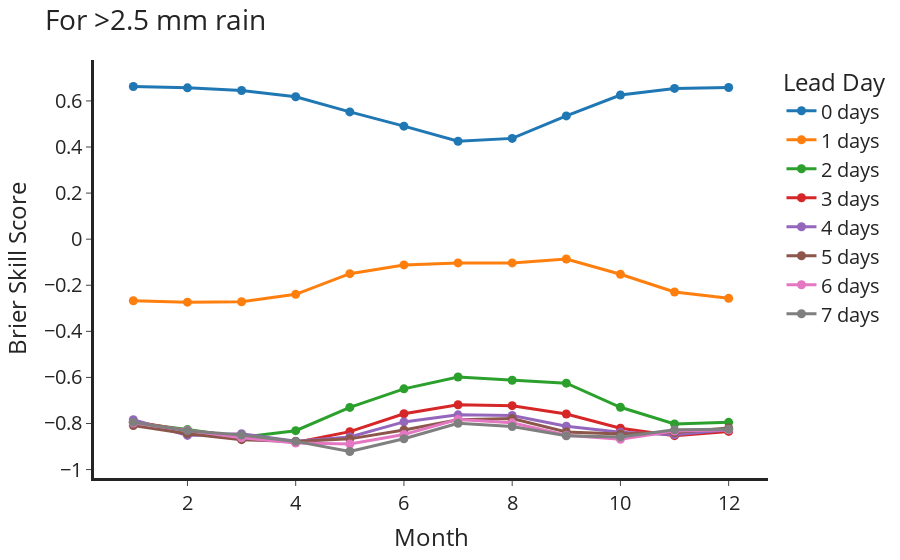

Notebook source saved alongside this figure:
### Code cell
fig = df['BSS 2.5 mm'].unstack('Lead Day').plot(template='simple_white')
fig.update_traces(line_width=3,marker_size=9,mode='markers+lines')
fig.update_layout(xaxis_linewidth=3,yaxis_linewidth=3,font_size=20,autosize=False,title='For >2.5 mm rain',yaxis_title='Brier Skill Score')
fig.write_image(f'{WORK}/rainproj/figures/2.5mm_rain_brier_skill_score.png')
fig.show()

### Figure 1 — Plotly figure (JSON) as saved in the notebook; plotly's stock layout.template omitted (floating-point values rounded to 4 significant figures)
{"data": [{"hovertemplate": "Lead Day=0 days<br>Month=%{x}<br>value=%{y}<extra></extra>", "legendgroup": "0 days", "line": {"color": "#1F77B4", "dash": "solid", "width": 3}, "marker": {"size": 9, "symbol": "circle"}, "mode": "markers+lines", "name": "0 days", "orientation": "v", "showlegend": true, "type": "scatter", "x": [1, 2, 3, 4, 5, 6, 7, 8, 9, 10, 11, 12], "xaxis": "x", "y": [0.6625, 0.6568, 0.6454, 0.6179, 0.5523, 0.4905, 0.4251, 0.4374, 0.5351, 0.6256, 0.6544, 0.6582], "yaxis": "y"}, {"hovertemplate": "Lead Day=1 days<br>Month=%{x}<br>value=%{y}<extra></extra>", "legendgroup": "1 days", "line": {"color": "#FF7F0E", "dash": "solid", "width": 3}, "marker": {"size": 9, "symbol": "circle"}, "mode": "markers+lines", "name": "1 days", "orientation": "v", "showlegend": true, "type": "scatter", "x": [1, 2, 3, 4, 5, 6, 7, 8, 9, 10, 11, 12], "xaxis": "x", "y": [-0.2674, -0.2734, -0.2715, -0.2394, -0.1497, -0.1118, -0.103, -0.1029, -0.08612, -0.152, -0.2292, -0.2568], "yaxis": "y"}, {"hovertemplate": "Lead Day=2 days<br>Month=%{x}<br>value=%{y}<extra></extra>", "legendgroup": "2 days", "line": {"color": "#2CA02C", "dash": "solid", "width": 3}, "marker": {"size": 9, "symbol": "circle"}, "mode": "markers+lines", "name": "2 days", "orientation": "v", "showlegend": true, "type": "scatter", "x": [1, 2, 3, 4, 5, 6, 7, 8, 9, 10, 11, 12], "xaxis": "x", "y": [-0.7973, -0.8264, -0.8599, -0.8312, -0.7301, -0.6497, -0.5983, -0.6123, -0.6249, -0.7295, -0.8018, -0.7951], "yaxis": "y"}, {"hovertemplate": "Lead Day=3 days<br>Month=%{x}<br>value=%{y}<extra></extra>", "legendgroup": "3 days", "line": {"color": "#D62728", "dash": "solid", "width": 3}, "marker": {"size": 9, "symbol": "circle"}, "mode": "markers+lines", "name": "3 days", "orientation": "v", "showlegend": true, "type": "scatter", "x": [1, 2, 3, 4, 5, 6, 7, 8, 9, 10, 11, 12], "xaxis": "x", "y": [-0.7917, -0.8313, -0.8558, -0.8822, -0.8353, -0.7579, -0.7188, -0.7226, -0.759, -0.8204, -0.8527, -0.8344], "yaxis": "y"}, {"hovertemplate": "Lead Day=4 days<br>Month=%{x}<br>value=%{y}<extra></extra>", "legendgroup": "4 days", "line": {"color": "#9467BD", "dash": "solid", "width": 3}, "marker": {"size": 9, "symbol": "circle"}, "mode": "markers+lines", "name": "4 days", "orientation": "v", "showlegend": true, "type": "scatter", "x": [1, 2, 3, 4, 5, 6, 7, 8, 9, 10, 11, 12], "xaxis": "x", "y": [-0.7835, -0.8518, -0.8441, -0.8769, -0.8583, -0.7931, -0.7625, -0.7649, -0.8118, -0.838, -0.8485, -0.8274], "yaxis": "y"}, {"hovertemplate": "Lead Day=5 days<br>Month=%{x}<br>value=%{y}<extra></extra>", "legendgroup": "5 days", "line": {"color": "#8C564B", "dash": "solid", "width": 3}, "marker": {"size": 9, "symbol": "circle"}, "mode": "markers+lines", "name": "5 days", "orientation": "v", "showlegend": true, "type": "scatter", "x": [1, 2, 3, 4, 5, 6, 7, 8, 9, 10, 11, 12], "xaxis": "x", "y": [-0.8086, -0.8442, -0.8702, -0.8785, -0.8667, -0.8284, -0.7839, -0.7784, -0.837, -0.8453, -0.839, -0.8198], "yaxis": "y"}, {"hovertemplate": "Lead Day=6 days<br>Month=%{x}<br>value=%{y}<extra></extra>", "legendgroup": "6 days", "line": {"color": "#E377C2", "dash": "solid", "width": 3}, "marker": {"size": 9, "symbol": "circle"}, "mode": "markers+lines", "name": "6 days", "orientation": "v", "showlegend": true, "type": "scatter", "x": [1, 2, 3, 4, 5, 6, 7, 8, 9, 10, 11, 12], "xaxis": "x", "y": [-0.798, -0.829, -0.8622, -0.8849, -0.8891, -0.8476, -0.7822, -0.7972, -0.8512, -0.8683, -0.8324, -0.8275], "yaxis": "y"}, {"hovertemplate": "Lead Day=7 days<br>Month=%{x}<br>value=%{y}<extra></extra>", "legendgroup": "7 days", "line": {"color": "#7F7F7F", "dash": "solid", "width": 3}, "marker": {"size": 9, "symbol": "circle"}, "mode": "markers+lines", "name": "7 days", "orientation": "v", "showlegend": true, "type": "scatter", "x": [1, 2, 3, 4, 5, 6, 7, 8, 9, 10, 11, 12], "xaxis": "x", "y": [-0.7942, -0.8311, -0.8498, -0.8777, -0.9215, -0.866, -0.799, -0.8132, -0.8534, -0.8583, -0.8275, -0.8247], "yaxis": "y"}], "layout": {"autosize": false, "font": {"size": 20}, "legend": {"title": {"text": "Lead Day"}, "tracegroupgap": 0}, "margin": {"t": 60}, "title": {"text": "For >2.5 mm rain"}, "xaxis": {"anchor": "y", "domain": [0, 1], "linewidth": 3, "title": {"text": "Month"}}, "yaxis": {"anchor": "x", "domain": [0, 1], "linewidth": 3, "title": {"text": "Brier Skill Score"}}}}
